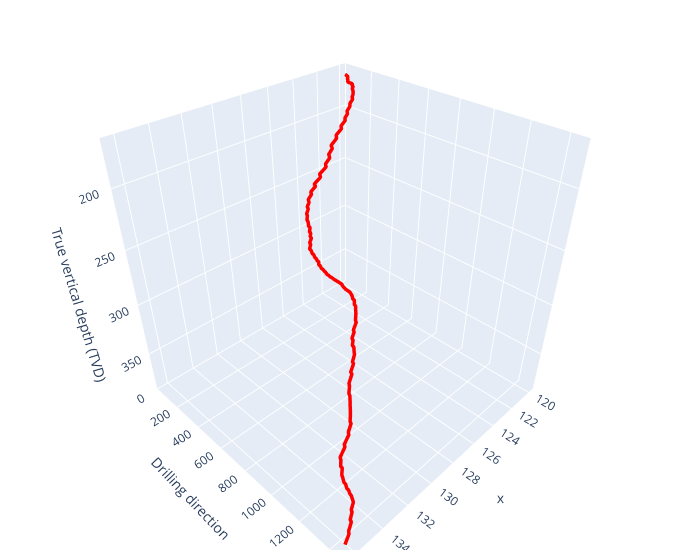

Notebook source saved alongside this figure:
### Code cell
plot_3d_traj( traj.T[:,0], traj.T[:,1], traj.T[:,2])

### Figure 1 — Plotly figure (JSON) as saved in the notebook; plotly's stock layout.template omitted (floating-point values rounded to 4 significant figures; data arrays with more than 128 entries replaced by an {"elided": "..."} marker saying what was removed)
{"data": [{"line": {"color": "red", "width": 7}, "mode": "lines", "name": "survey_interpolated", "type": "scatter3d", "x": {"elided": "145 float values"}, "y": {"elided": "145 float values"}, "z": {"elided": "145 float values"}}], "layout": {"margin": {"b": 10, "l": 10, "r": 20, "t": 10}, "scene": {"yaxis": {"title": {"text": "Drilling direction"}}, "zaxis": {"autorange": "reversed", "title": {"text": "True vertical depth (TVD)"}}}, "width": 700}}
